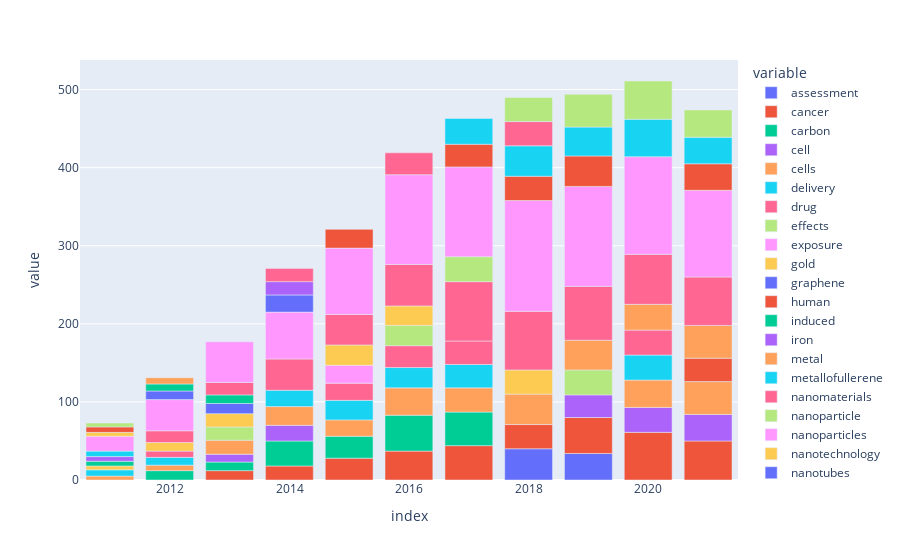

Notebook code cell kept with this figure:
### Code cell
fig = px.bar(big_dict_df)
fig.show()

### Figure 1 — Plotly figure (JSON) as saved in the notebook; plotly's stock layout.template omitted (floating-point values rounded to 4 significant figures)
{"data": [{"alignmentgroup": "True", "hovertemplate": "variable=assessment<br>index=%{x}<br>value=%{y}<extra></extra>", "legendgroup": "assessment", "marker": {"color": "#636efa", "pattern": {"shape": ""}}, "name": "assessment", "offsetgroup": "assessment", "orientation": "v", "showlegend": true, "textposition": "auto", "type": "bar", "x": ["2010-12-31T00:00:00", "2011-12-31T00:00:00", "2012-12-31T00:00:00", "2013-12-31T00:00:00", "2014-12-31T00:00:00", "2015-12-31T00:00:00", "2016-12-31T00:00:00", "2017-12-31T00:00:00", "2018-12-31T00:00:00", "2019-12-31T00:00:00", "2020-12-31T00:00:00"], "xaxis": "x", "y": [null, null, null, null, null, null, null, 40, 34, null, null], "yaxis": "y"}, {"alignmentgroup": "True", "hovertemplate": "variable=cancer<br>index=%{x}<br>value=%{y}<extra></extra>", "legendgroup": "cancer", "marker": {"color": "#EF553B", "pattern": {"shape": ""}}, "name": "cancer", "offsetgroup": "cancer", "orientation": "v", "showlegend": true, "textposition": "auto", "type": "bar", "x": ["2010-12-31T00:00:00", "2011-12-31T00:00:00", "2012-12-31T00:00:00", "2013-12-31T00:00:00", "2014-12-31T00:00:00", "2015-12-31T00:00:00", "2016-12-31T00:00:00", "2017-12-31T00:00:00", "2018-12-31T00:00:00", "2019-12-31T00:00:00", "2020-12-31T00:00:00"], "xaxis": "x", "y": [null, null, 12, 18, 28, 37, 44, 31, 46, 61, 50], "yaxis": "y"}, {"alignmentgroup": "True", "hovertemplate": "variable=carbon<br>index=%{x}<br>value=%{y}<extra></extra>", "legendgroup": "carbon", "marker": {"color": "#00cc96", "pattern": {"shape": ""}}, "name": "carbon", "offsetgroup": "carbon", "orientation": "v", "showlegend": true, "textposition": "auto", "type": "bar", "x": ["2010-12-31T00:00:00", "2011-12-31T00:00:00", "2012-12-31T00:00:00", "2013-12-31T00:00:00", "2014-12-31T00:00:00", "2015-12-31T00:00:00", "2016-12-31T00:00:00", "2017-12-31T00:00:00", "2018-12-31T00:00:00", "2019-12-31T00:00:00", "2020-12-31T00:00:00"], "xaxis": "x", "y": [null, 12, 11, 32, 28, 46, 43, null, null, null, null], "yaxis": "y"}, {"alignmentgroup": "True", "hovertemplate": "variable=cell<br>index=%{x}<br>value=%{y}<extra></extra>", "legendgroup": "cell", "marker": {"color": "#ab63fa", "pattern": {"shape": ""}}, "name": "cell", "offsetgroup": "cell", "orientation": "v", "showlegend": true, "textposition": "auto", "type": "bar", "x": ["2010-12-31T00:00:00", "2011-12-31T00:00:00", "2012-12-31T00:00:00", "2013-12-31T00:00:00", "2014-12-31T00:00:00", "2015-12-31T00:00:00", "2016-12-31T00:00:00", "2017-12-31T00:00:00", "2018-12-31T00:00:00", "2019-12-31T00:00:00", "2020-12-31T00:00:00"], "xaxis": "x", "y": [null, null, 10, 20, null, null, null, null, 29, 32, 34], "yaxis": "y"}, {"alignmentgroup": "True", "hovertemplate": "variable=cells<br>index=%{x}<br>value=%{y}<extra></extra>", "legendgroup": "cells", "marker": {"color": "#FFA15A", "pattern": {"shape": ""}}, "name": "cells", "offsetgroup": "cells", "orientation": "v", "showlegend": true, "textposition": "auto", "type": "bar", "x": ["2010-12-31T00:00:00", "2011-12-31T00:00:00", "2012-12-31T00:00:00", "2013-12-31T00:00:00", "2014-12-31T00:00:00", "2015-12-31T00:00:00", "2016-12-31T00:00:00", "2017-12-31T00:00:00", "2018-12-31T00:00:00", "2019-12-31T00:00:00", "2020-12-31T00:00:00"], "xaxis": "x", "y": [5, 7, 18, 24, 21, 35, 31, 39, null, 35, 42], "yaxis": "y"}, {"alignmentgroup": "True", "hovertemplate": "variable=delivery<br>index=%{x}<br>value=%{y}<extra></extra>", "legendgroup": "delivery", "marker": {"color": "#19d3f3", "pattern": {"shape": ""}}, "name": "delivery", "offsetgroup": "delivery", "orientation": "v", "showlegend": true, "textposition": "auto", "type": "bar", "x": ["2010-12-31T00:00:00", "2011-12-31T00:00:00", "2012-12-31T00:00:00", "2013-12-31T00:00:00", "2014-12-31T00:00:00", "2015-12-31T00:00:00", "2016-12-31T00:00:00", "2017-12-31T00:00:00", "2018-12-31T00:00:00", "2019-12-31T00:00:00", "2020-12-31T00:00:00"], "xaxis": "x", "y": [8, 10, null, 21, 25, 26, 30, null, null, 32, null], "yaxis": "y"}, {"alignmentgroup": "True", "hovertemplate": "variable=drug<br>index=%{x}<br>value=%{y}<extra></extra>", "legendgroup": "drug", "marker": {"color": "#FF6692", "pattern": {"shape": ""}}, "name": "drug", "offsetgroup": "drug", "orientation": "v", "showlegend": true, "textposition": "auto", "type": "bar", "x": ["2010-12-31T00:00:00", "2011-12-31T00:00:00", "2012-12-31T00:00:00", "2013-12-31T00:00:00", "2014-12-31T00:00:00", "2015-12-31T00:00:00", "2016-12-31T00:00:00", "2017-12-31T00:00:00", "2018-12-31T00:00:00", "2019-12-31T00:00:00", "2020-12-31T00:00:00"], "xaxis": "x", "y": [null, 8, null, null, 22, 28, 30, null, null, 32, null], "yaxis": "y"}, {"alignmentgroup": "True", "hovertemplate": "variable=effects<br>index=%{x}<br>value=%{y}<extra></extra>", "legendgroup": "effects", "marker": {"color": "#B6E880", "pattern": {"shape": ""}}, "name": "effects", "offsetgroup": "effects", "orientation": "v", "showlegend": true, "textposition": "auto", "type": "bar", "x": ["2010-12-31T00:00:00", "2011-12-31T00:00:00", "2012-12-31T00:00:00", "2013-12-31T00:00:00", "2014-12-31T00:00:00", "2015-12-31T00:00:00", "2016-12-31T00:00:00", "2017-12-31T00:00:00", "2018-12-31T00:00:00", "2019-12-31T00:00:00", "2020-12-31T00:00:00"], "xaxis": "x", "y": [null, null, 17, null, null, 26, null, null, 32, null, null], "yaxis": "y"}, {"alignmentgroup": "True", "hovertemplate": "variable=exposure<br>index=%{x}<br>value=%{y}<extra></extra>", "legendgroup": "exposure", "marker": {"color": "#FF97FF", "pattern": {"shape": ""}}, "name": "exposure", "offsetgroup": "exposure", "orientation": "v", "showlegend": true, "textposition": "auto", "type": "bar", "x": ["2010-12-31T00:00:00", "2011-12-31T00:00:00", "2012-12-31T00:00:00", "2013-12-31T00:00:00", "2014-12-31T00:00:00", "2015-12-31T00:00:00", "2016-12-31T00:00:00", "2017-12-31T00:00:00", "2018-12-31T00:00:00", "2019-12-31T00:00:00", "2020-12-31T00:00:00"], "xaxis": "x", "y": [null, null, null, null, 23, null, null, null, null, null, null], "yaxis": "y"}, {"alignmentgroup": "True", "hovertemplate": "variable=gold<br>index=%{x}<br>value=%{y}<extra></extra>", "legendgroup": "gold", "marker": {"color": "#FECB52", "pattern": {"shape": ""}}, "name": "gold", "offsetgroup": "gold", "orientation": "v", "showlegend": true, "textposition": "auto", "type": "bar", "x": ["2010-12-31T00:00:00", "2011-12-31T00:00:00", "2012-12-31T00:00:00", "2013-12-31T00:00:00", "2014-12-31T00:00:00", "2015-12-31T00:00:00", "2016-12-31T00:00:00", "2017-12-31T00:00:00", "2018-12-31T00:00:00", "2019-12-31T00:00:00", "2020-12-31T00:00:00"], "xaxis": "x", "y": [5, 11, 17, null, 26, 25, null, 31, null, null, null], "yaxis": "y"}, {"alignmentgroup": "True", "hovertemplate": "variable=graphene<br>index=%{x}<br>value=%{y}<extra></extra>", "legendgroup": "graphene", "marker": {"color": "#636efa", "pattern": {"shape": ""}}, "name": "graphene", "offsetgroup": "graphene", "orientation": "v", "showlegend": true, "textposition": "auto", "type": "bar", "x": ["2010-12-31T00:00:00", "2011-12-31T00:00:00", "2012-12-31T00:00:00", "2013-12-31T00:00:00", "2014-12-31T00:00:00", "2015-12-31T00:00:00", "2016-12-31T00:00:00", "2017-12-31T00:00:00", "2018-12-31T00:00:00", "2019-12-31T00:00:00", "2020-12-31T00:00:00"], "xaxis": "x", "y": [null, null, 13, null, null, null, null, null, null, null, null], "yaxis": "y"}, {"alignmentgroup": "True", "hovertemplate": "variable=human<br>index=%{x}<br>value=%{y}<extra></extra>", "legendgroup": "human", "marker": {"color": "#EF553B", "pattern": {"shape": ""}}, "name": "human", "offsetgroup": "human", "orientation": "v", "showlegend": true, "textposition": "auto", "type": "bar", "x": ["2010-12-31T00:00:00", "2011-12-31T00:00:00", "2012-12-31T00:00:00", "2013-12-31T00:00:00", "2014-12-31T00:00:00", "2015-12-31T00:00:00", "2016-12-31T00:00:00", "2017-12-31T00:00:00", "2018-12-31T00:00:00", "2019-12-31T00:00:00", "2020-12-31T00:00:00"], "xaxis": "x", "y": [null, null, null, null, null, null, null, null, null, null, 30], "yaxis": "y"}, {"alignmentgroup": "True", "hovertemplate": "variable=induced<br>index=%{x}<br>value=%{y}<extra></extra>", "legendgroup": "induced", "marker": {"color": "#00cc96", "pattern": {"shape": ""}}, "name": "induced", "offsetgroup": "induced", "orientation": "v", "showlegend": true, "textposition": "auto", "type": "bar", "x": ["2010-12-31T00:00:00", "2011-12-31T00:00:00", "2012-12-31T00:00:00", "2013-12-31T00:00:00", "2014-12-31T00:00:00", "2015-12-31T00:00:00", "2016-12-31T00:00:00", "2017-12-31T00:00:00", "2018-12-31T00:00:00", "2019-12-31T00:00:00", "2020-12-31T00:00:00"], "xaxis": "x", "y": [6, null, 11, null, null, null, null, null, null, null, null], "yaxis": "y"}, {"alignmentgroup": "True", "hovertemplate": "variable=iron<br>index=%{x}<br>value=%{y}<extra></extra>", "legendgroup": "iron", "marker": {"color": "#ab63fa", "pattern": {"shape": ""}}, "name": "iron", "offsetgroup": "iron", "orientation": "v", "showlegend": true, "textposition": "auto", "type": "bar", "x": ["2010-12-31T00:00:00", "2011-12-31T00:00:00", "2012-12-31T00:00:00", "2013-12-31T00:00:00", "2014-12-31T00:00:00", "2015-12-31T00:00:00", "2016-12-31T00:00:00", "2017-12-31T00:00:00", "2018-12-31T00:00:00", "2019-12-31T00:00:00", "2020-12-31T00:00:00"], "xaxis": "x", "y": [6, null, null, null, null, null, null, null, null, null, null], "yaxis": "y"}, {"alignmentgroup": "True", "hovertemplate": "variable=metal<br>index=%{x}<br>value=%{y}<extra></extra>", "legendgroup": "metal", "marker": {"color": "#FFA15A", "pattern": {"shape": ""}}, "name": "metal", "offsetgroup": "metal", "orientation": "v", "showlegend": true, "textposition": "auto", "type": "bar", "x": ["2010-12-31T00:00:00", "2011-12-31T00:00:00", "2012-12-31T00:00:00", "2013-12-31T00:00:00", "2014-12-31T00:00:00", "2015-12-31T00:00:00", "2016-12-31T00:00:00", "2017-12-31T00:00:00", "2018-12-31T00:00:00", "2019-12-31T00:00:00", "2020-12-31T00:00:00"], "xaxis": "x", "y": [null, null, null, null, null, null, null, null, 38, 33, 42], "yaxis": "y"}, {"alignmentgroup": "True", "hovertemplate": "variable=metallofullerene<br>index=%{x}<br>value=%{y}<extra></extra>", "legendgroup": "metallofullerene", "marker": {"color": "#19d3f3", "pattern": {"shape": ""}}, "name": "metallofullerene", "offsetgroup": "metallofullerene", "orientation": "v", "showlegend": true, "textposition": "auto", "type": "bar", "x": ["2010-12-31T00:00:00", "2011-12-31T00:00:00", "2012-12-31T00:00:00", "2013-12-31T00:00:00", "2014-12-31T00:00:00", "2015-12-31T00:00:00", "2016-12-31T00:00:00", "2017-12-31T00:00:00", "2018-12-31T00:00:00", "2019-12-31T00:00:00", "2020-12-31T00:00:00"], "xaxis": "x", "y": [7, null, null, null, null, null, null, null, null, null, null], "yaxis": "y"}, {"alignmentgroup": "True", "hovertemplate": "variable=nanomaterials<br>index=%{x}<br>value=%{y}<extra></extra>", "legendgroup": "nanomaterials", "marker": {"color": "#FF6692", "pattern": {"shape": ""}}, "name": "nanomaterials", "offsetgroup": "nanomaterials", "orientation": "v", "showlegend": true, "textposition": "auto", "type": "bar", "x": ["2010-12-31T00:00:00", "2011-12-31T00:00:00", "2012-12-31T00:00:00", "2013-12-31T00:00:00", "2014-12-31T00:00:00", "2015-12-31T00:00:00", "2016-12-31T00:00:00", "2017-12-31T00:00:00", "2018-12-31T00:00:00", "2019-12-31T00:00:00", "2020-12-31T00:00:00"], "xaxis": "x", "y": [null, 15, 16, 40, 39, 53, 76, 75, 69, 64, 62], "yaxis": "y"}, {"alignmentgroup": "True", "hovertemplate": "variable=nanoparticle<br>index=%{x}<br>value=%{y}<extra></extra>", "legendgroup": "nanoparticle", "marker": {"color": "#B6E880", "pattern": {"shape": ""}}, "name": "nanoparticle", "offsetgroup": "nanoparticle", "orientation": "v", "showlegend": true, "textposition": "auto", "type": "bar", "x": ["2010-12-31T00:00:00", "2011-12-31T00:00:00", "2012-12-31T00:00:00", "2013-12-31T00:00:00", "2014-12-31T00:00:00", "2015-12-31T00:00:00", "2016-12-31T00:00:00", "2017-12-31T00:00:00", "2018-12-31T00:00:00", "2019-12-31T00:00:00", "2020-12-31T00:00:00"], "xaxis": "x", "y": [null, null, null, null, null, null, 32, null, null, null, null], "yaxis": "y"}, {"alignmentgroup": "True", "hovertemplate": "variable=nanoparticles<br>index=%{x}<br>value=%{y}<extra></extra>", "legendgroup": "nanoparticles", "marker": {"color": "#FF97FF", "pattern": {"shape": ""}}, "name": "nanoparticles", "offsetgroup": "nanoparticles", "orientation": "v", "showlegend": true, "textposition": "auto", "type": "bar", "x": ["2010-12-31T00:00:00", "2011-12-31T00:00:00", "2012-12-31T00:00:00", "2013-12-31T00:00:00", "2014-12-31T00:00:00", "2015-12-31T00:00:00", "2016-12-31T00:00:00", "2017-12-31T00:00:00", "2018-12-31T00:00:00", "2019-12-31T00:00:00", "2020-12-31T00:00:00"], "xaxis": "x", "y": [19, 40, 52, 60, 85, 115, 115, 142, 128, 125, 111], "yaxis": "y"}, {"alignmentgroup": "True", "hovertemplate": "variable=nanotechnology<br>index=%{x}<br>value=%{y}<extra></extra>", "legendgroup": "nanotechnology", "marker": {"color": "#FECB52", "pattern": {"shape": ""}}, "name": "nanotechnology", "offsetgroup": "nanotechnology", "orientation": "v", "showlegend": true, "textposition": "auto", "type": "bar", "x": ["2010-12-31T00:00:00", "2011-12-31T00:00:00", "2012-12-31T00:00:00", "2013-12-31T00:00:00", "2014-12-31T00:00:00", "2015-12-31T00:00:00", "2016-12-31T00:00:00", "2017-12-31T00:00:00", "2018-12-31T00:00:00", "2019-12-31T00:00:00", "2020-12-31T00:00:00"], "xaxis": "x", "y": [5, null, null, null, null, null, null, null, null, null, null], "yaxis": "y"}, {"alignmentgroup": "True", "hovertemplate": "variable=nanotubes<br>index=%{x}<br>value=%{y}<extra></extra>", "legendgroup": "nanotubes", "marker": {"color": "#636efa", "pattern": {"shape": ""}}, "name": "nanotubes", "offsetgroup": "nanotubes", "orientation": "v", "showlegend": true, "textposition": "auto", "type": "bar", "x": ["2010-12-31T00:00:00", "2011-12-31T00:00:00", "2012-12-31T00:00:00", "2013-12-31T00:00:00", "2014-12-31T00:00:00", "2015-12-31T00:00:00", "2016-12-31T00:00:00", "2017-12-31T00:00:00", "2018-12-31T00:00:00", "2019-12-31T00:00:00", "2020-12-31T00:00:00"], "xaxis": "x", "y": [null, 11, null, 22, null, null, null, null, null, null, null], "yaxis": "y"}, {"alignmentgroup": "True", "hovertemplate": "variable=oxide<br>index=%{x}<br>value=%{y}<extra></extra>", "legendgroup": "oxide", "marker": {"color": "#EF553B", "pattern": {"shape": ""}}, "name": "oxide", "offsetgroup": "oxide", "orientation": "v", "showlegend": true, "textposition": "auto", "type": "bar", "x": ["2010-12-31T00:00:00", "2011-12-31T00:00:00", "2012-12-31T00:00:00", "2013-12-31T00:00:00", "2014-12-31T00:00:00", "2015-12-31T00:00:00", "2016-12-31T00:00:00", "2017-12-31T00:00:00", "2018-12-31T00:00:00", "2019-12-31T00:00:00", "2020-12-31T00:00:00"], "xaxis": "x", "y": [7, null, null, null, 24, null, 29, 31, 39, null, 34], "yaxis": "y"}, {"alignmentgroup": "True", "hovertemplate": "variable=poly<br>index=%{x}<br>value=%{y}<extra></extra>", "legendgroup": "poly", "marker": {"color": "#00cc96", "pattern": {"shape": ""}}, "name": "poly", "offsetgroup": "poly", "orientation": "v", "showlegend": true, "textposition": "auto", "type": "bar", "x": ["2010-12-31T00:00:00", "2011-12-31T00:00:00", "2012-12-31T00:00:00", "2013-12-31T00:00:00", "2014-12-31T00:00:00", "2015-12-31T00:00:00", "2016-12-31T00:00:00", "2017-12-31T00:00:00", "2018-12-31T00:00:00", "2019-12-31T00:00:00", "2020-12-31T00:00:00"], "xaxis": "x", "y": [null, 9, null, null, null, null, null, null, null, null, null], "yaxis": "y"}, {"alignmentgroup": "True", "hovertemplate": "variable=safety<br>index=%{x}<br>value=%{y}<extra></extra>", "legendgroup": "safety", "marker": {"color": "#ab63fa", "pattern": {"shape": ""}}, "name": "safety", "offsetgroup": "safety", "orientation": "v", "showlegend": true, "textposition": "auto", "type": "bar", "x": ["2010-12-31T00:00:00", "2011-12-31T00:00:00", "2012-12-31T00:00:00", "2013-12-31T00:00:00", "2014-12-31T00:00:00", "2015-12-31T00:00:00", "2016-12-31T00:00:00", "2017-12-31T00:00:00", "2018-12-31T00:00:00", "2019-12-31T00:00:00", "2020-12-31T00:00:00"], "xaxis": "x", "y": [null, null, null, 17, null, null, null, null, null, null, null], "yaxis": "y"}, {"alignmentgroup": "True", "hovertemplate": "variable=surface<br>index=%{x}<br>value=%{y}<extra></extra>", "legendgroup": "surface", "marker": {"color": "#FFA15A", "pattern": {"shape": ""}}, "name": "surface", "offsetgroup": "surface", "orientation": "v", "showlegend": true, "textposition": "auto", "type": "bar", "x": ["2010-12-31T00:00:00", "2011-12-31T00:00:00", "2012-12-31T00:00:00", "2013-12-31T00:00:00", "2014-12-31T00:00:00", "2015-12-31T00:00:00", "2016-12-31T00:00:00", "2017-12-31T00:00:00", "2018-12-31T00:00:00", "2019-12-31T00:00:00", "2020-12-31T00:00:00"], "xaxis": "x", "y": [null, 8, null, null, null, null, null, null, null, null, null], "yaxis": "y"}, {"alignmentgroup": "True", "hovertemplate": "variable=therapy<br>index=%{x}<br>value=%{y}<extra></extra>", "legendgroup": "therapy", "marker": {"color": "#19d3f3", "pattern": {"shape": ""}}, "name": "therapy", "offsetgroup": "therapy", "orientation": "v", "showlegend": true, "textposition": "auto", "type": "bar", "x": ["2010-12-31T00:00:00", "2011-12-31T00:00:00", "2012-12-31T00:00:00", "2013-12-31T00:00:00", "2014-12-31T00:00:00", "2015-12-31T00:00:00", "2016-12-31T00:00:00", "2017-12-31T00:00:00", "2018-12-31T00:00:00", "2019-12-31T00:00:00", "2020-12-31T00:00:00"], "xaxis": "x", "y": [null, null, null, null, null, null, 33, 39, 37, 48, 34], "yaxis": "y"}, {"alignmentgroup": "True", "hovertemplate": "variable=toxicity<br>index=%{x}<br>value=%{y}<extra></extra>", "legendgroup": "toxicity", "marker": {"color": "#FF6692", "pattern": {"shape": ""}}, "name": "toxicity", "offsetgroup": "toxicity", "orientation": "v", "showlegend": true, "textposition": "auto", "type": "bar", "x": ["2010-12-31T00:00:00", "2011-12-31T00:00:00", "2012-12-31T00:00:00", "2013-12-31T00:00:00", "2014-12-31T00:00:00", "2015-12-31T00:00:00", "2016-12-31T00:00:00", "2017-12-31T00:00:00", "2018-12-31T00:00:00", "2019-12-31T00:00:00", "2020-12-31T00:00:00"], "xaxis": "x", "y": [null, null, null, 17, null, 28, null, 31, null, null, null], "yaxis": "y"}, {"alignmentgroup": "True", "hovertemplate": "variable=tumor<br>index=%{x}<br>value=%{y}<extra></extra>", "legendgroup": "tumor", "marker": {"color": "#B6E880", "pattern": {"shape": ""}}, "name": "tumor", "offsetgroup": "tumor", "orientation": "v", "showlegend": true, "textposition": "auto", "type": "bar", "x": ["2010-12-31T00:00:00", "2011-12-31T00:00:00", "2012-12-31T00:00:00", "2013-12-31T00:00:00", "2014-12-31T00:00:00", "2015-12-31T00:00:00", "2016-12-31T00:00:00", "2017-12-31T00:00:00", "2018-12-31T00:00:00", "2019-12-31T00:00:00", "2020-12-31T00:00:00"], "xaxis": "x", "y": [5, null, null, null, null, null, null, 31, 42, 49, 35], "yaxis": "y"}], "layout": {"autosize": true, "barmode": "relative", "legend": {"title": {"text": "variable"}, "tracegroupgap": 0}, "margin": {"t": 60}, "xaxis": {"anchor": "y", "autorange": true, "domain": [0, 1], "range": ["2010-07-01 12:00", "2021-07-01 12:00"], "title": {"text": "index"}, "type": "date"}, "yaxis": {"anchor": "x", "autorange": true, "domain": [0, 1], "range": [0, 537.9], "title": {"text": "value"}, "type": "linear"}}}
